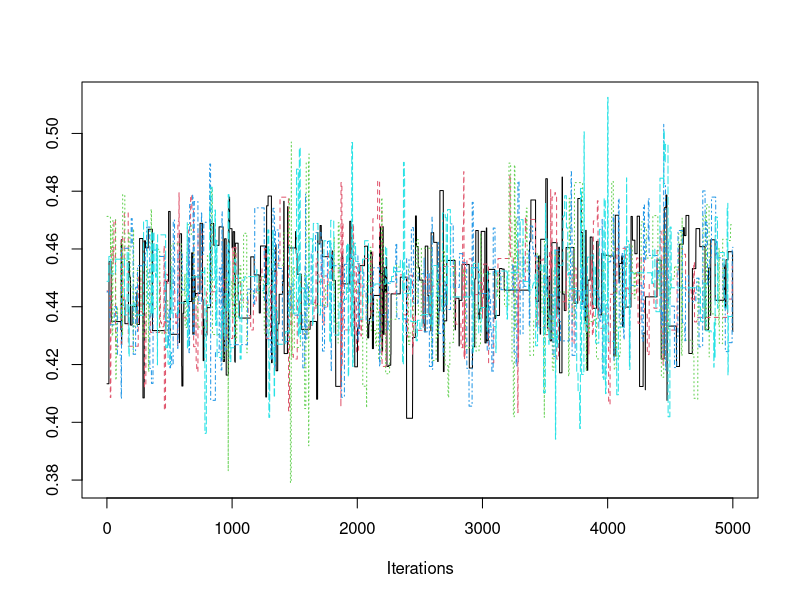
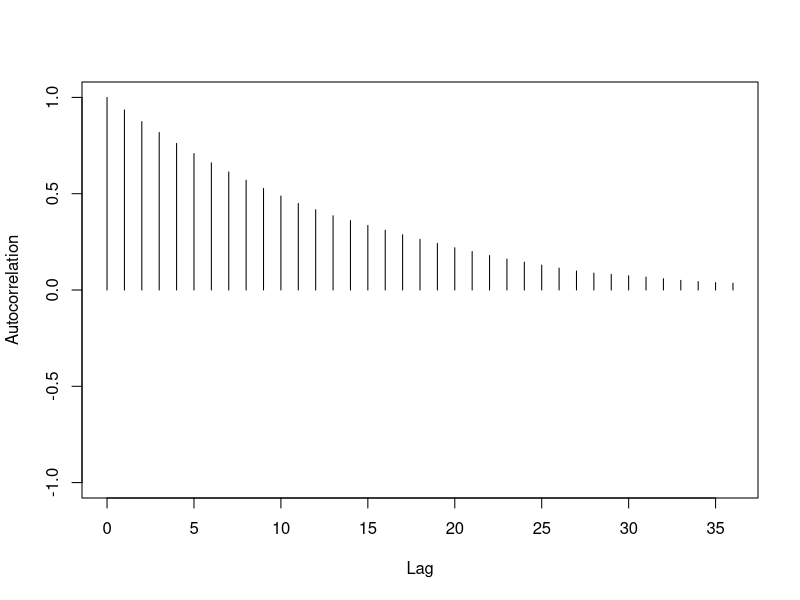
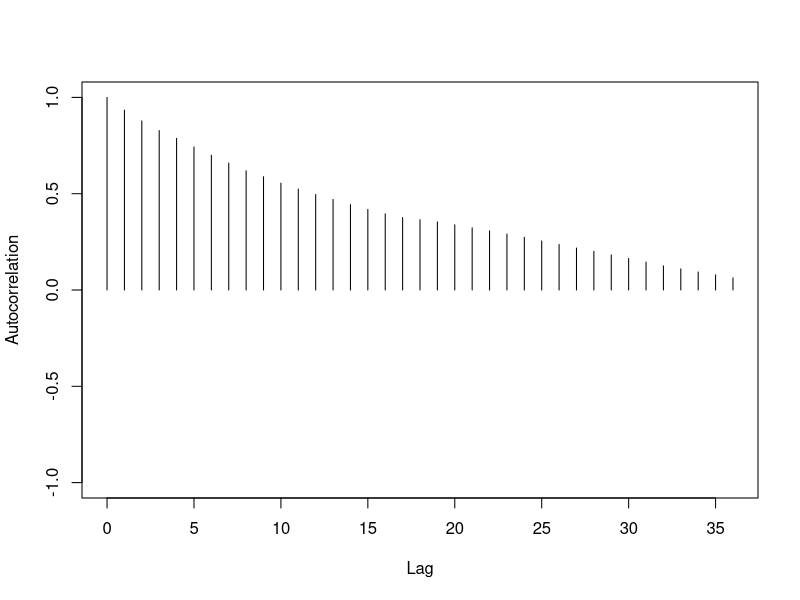
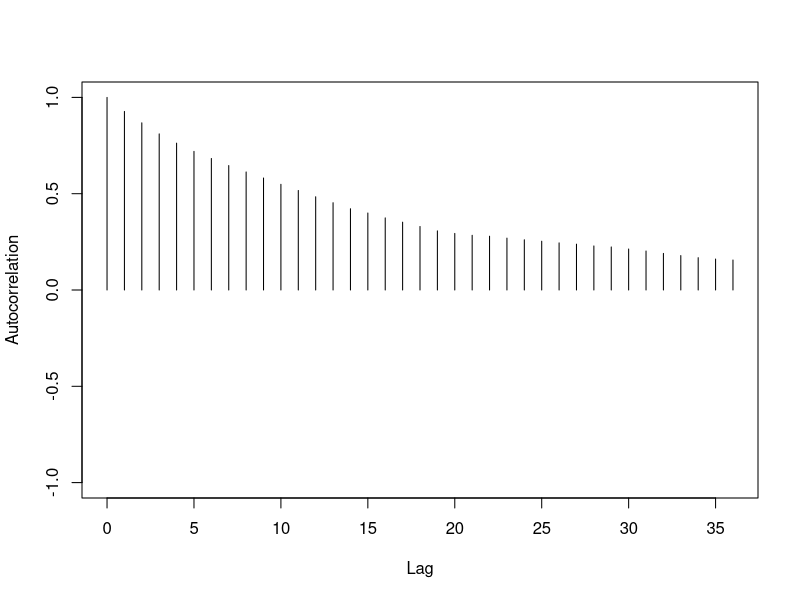
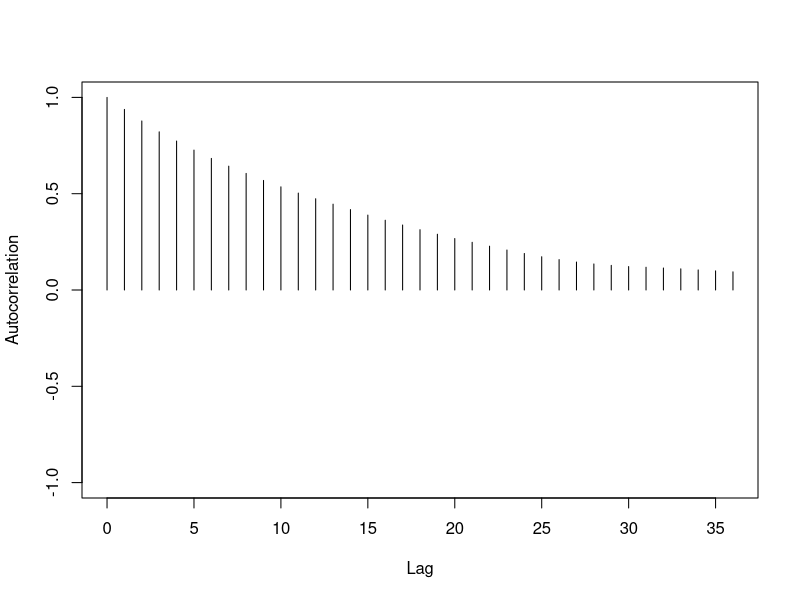
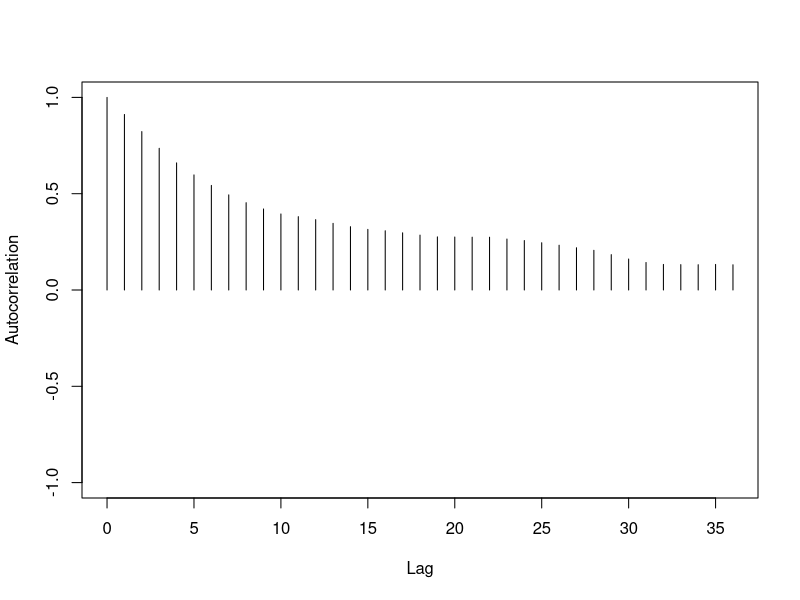
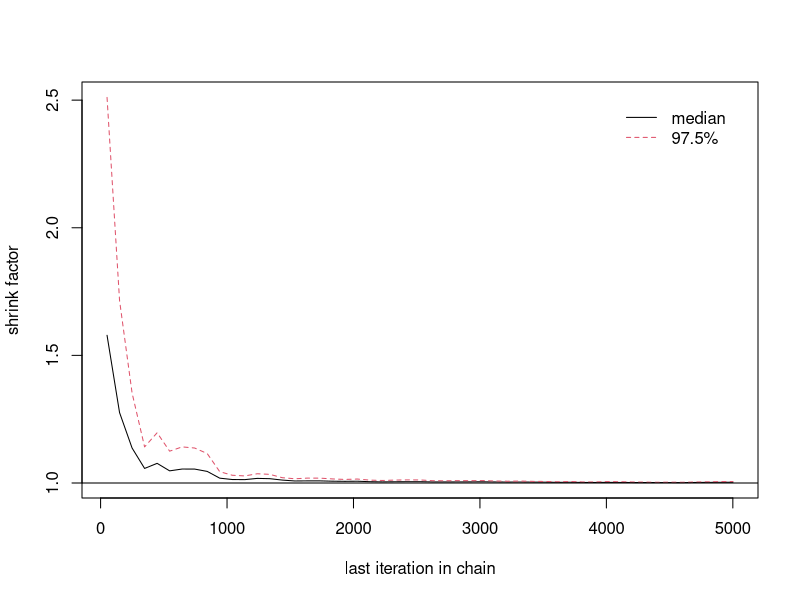
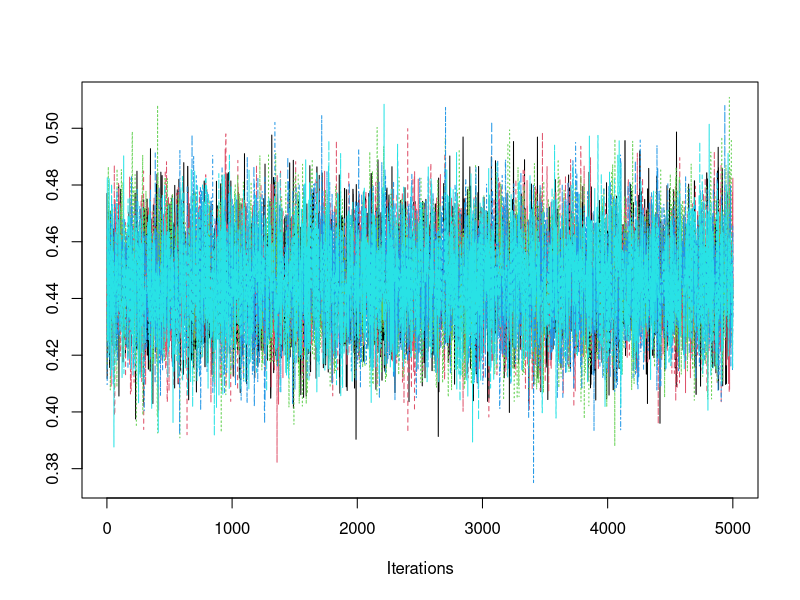

Write the R code that produced these figures, in order.
library(coda)

### Placenta previa example

# Construct Metropolis-Hastings algorithm with an independence
# sampler to to estimate the posterior of the proportion of female
# births among placenta previa patients

# Data distribution: y | theta ~ Binomial(n, theta)
# Prior: theta ~ U(0, 1)
# n = 980, observed y = 437

# Proposal distribution: theta_star ~ Beta(alpha, beta)

# B - number of cycles
# start - the starting value of theta
# jump_par - the parameters of the proposal distribution
mh = function(B, start, jump_parm) {
  # extract the parameters of our proposal/jumping distribution
  alpha = jump_parm[1]
  beta = jump_parm[2]

  # create a vector to store the values from our M-H algorithm
  theta = numeric(B + 1)
  theta[1] = start

  for (i in 2:length(theta)) {
		theta_star = rbeta(1, alpha, beta)
		num_logr = dbinom(437, size = 980, prob = theta_star, log = TRUE) +
               dbeta(theta_star, 1, 1, log = TRUE) -
               dbeta(theta_star, alpha, beta, log = TRUE)
		den_logr = dbinom(437, size = 980, prob = theta[i - 1], log = TRUE) +
               dbeta(theta[i - 1], 1, 1, log = TRUE) -
               dbeta(theta[i - 1], alpha, beta, log = TRUE)
		logr = num_logr - den_logr

		if (log(runif(1)) <= min(logr, 0)) {
			theta[i] = theta_star
		} else {
			theta[i] = theta[i - 1]
		}
	}
	return(theta)
}

set.seed(77)
# length of chain
B = 10000
# values to keep
keep = (B/2 + 1):(B + 1)
# jump parameters.  Compare for c(1, 1), c(2, 2), c(3, 3)
jpar = c(1, 1)
chain1 = mh(B, start = 0.01, jump_parm = jpar)
chain2 = mh(B, start = 0.25, jump_parm = jpar)
chain3 = mh(B, start = 0.5, jump_parm = jpar)
chain4 = mh(B, start = 0.75, jump_parm = jpar)
# chain5 = mh(B, start = 0.99, jump_parm = jpar) # bad starting value
chain5 = mh(B, start = 0.9, jump_parm = jpar)

# combine chains into mcmc list.  Discard half as warmup
mc = mcmc.list(mcmc(chain1[keep]),
               mcmc(chain2[keep]),
               mcmc(chain3[keep]),
               mcmc(chain4[keep]),
               mcmc(chain5[keep]))

# trace plot for the 5 chains
traceplot(mc)

# acf cplot
autocorr.plot(mc)

# effective sample size
effectiveSize(mc)

# Calculate scale reduction factor
gelman.diag(mc, autoburnin = FALSE)

# Plot Gelman statistic
gelman.plot(mc, autoburnin = FALSE)

# Heidelberg & Welch
# If the halfwidth test fails, extend the chain(s)
heidel.diag(mc)

# Raftery-Lewis
# Want to the dependence factor less than 5.  If not the case,
# we'll need more samples
raftery.diag(mc)

# Geweke
# z scores for a test of equality (should be between -2 and 2)
# if converged
geweke.diag(mc)

### An example of thinning (keep every 10th observation)
# length of chain
B = 10000*10
# values to keep
keep = seq(B/2 + 1, B + 1, by = 10)
# jump parameters.  Compare for c(1, 1), c(2, 2), c(3, 3)
jpar = c(3, 3)
chain1 = mh(B, start = 0.01, jump_parm = jpar)
chain2 = mh(B, start = 0.25, jump_parm = jpar)
chain3 = mh(B, start = 0.5, jump_parm = jpar)
chain4 = mh(B, start = 0.75, jump_parm = jpar)
chain5 = mh(B, start = 0.95, jump_parm = jpar)

# combine chains into mcmc list.  Discard half as warmup.  Keep every
# 10th observation
mc = mcmc.list(mcmc(chain1[keep]),
               mcmc(chain2[keep]),
               mcmc(chain3[keep]),
               mcmc(chain4[keep]),
               mcmc(chain5[keep]))

# trace plot for the 5 chains
traceplot(mc)

# acf cplot
autocorr.plot(mc)

# effective sample size
effectiveSize(mc)

# Calculate scale reduction factor
gelman.diag(mc, autoburnin = FALSE)

# Plot Gelman statistic
gelman.plot(mc, autoburnin = FALSE)

# Heidelberg & Welch
# If the halfwidth test fails, extend the chain(s)
heidel.diag(mc)

# Raftery-Lewis
# Want to the dependence factor less than 5.  If not the case,
# we'll need more samples
raftery.diag(mc)

# Geweke
# z scores for a test of equality (should be between -2 and 2)
# if converged
geweke.diag(mc)
